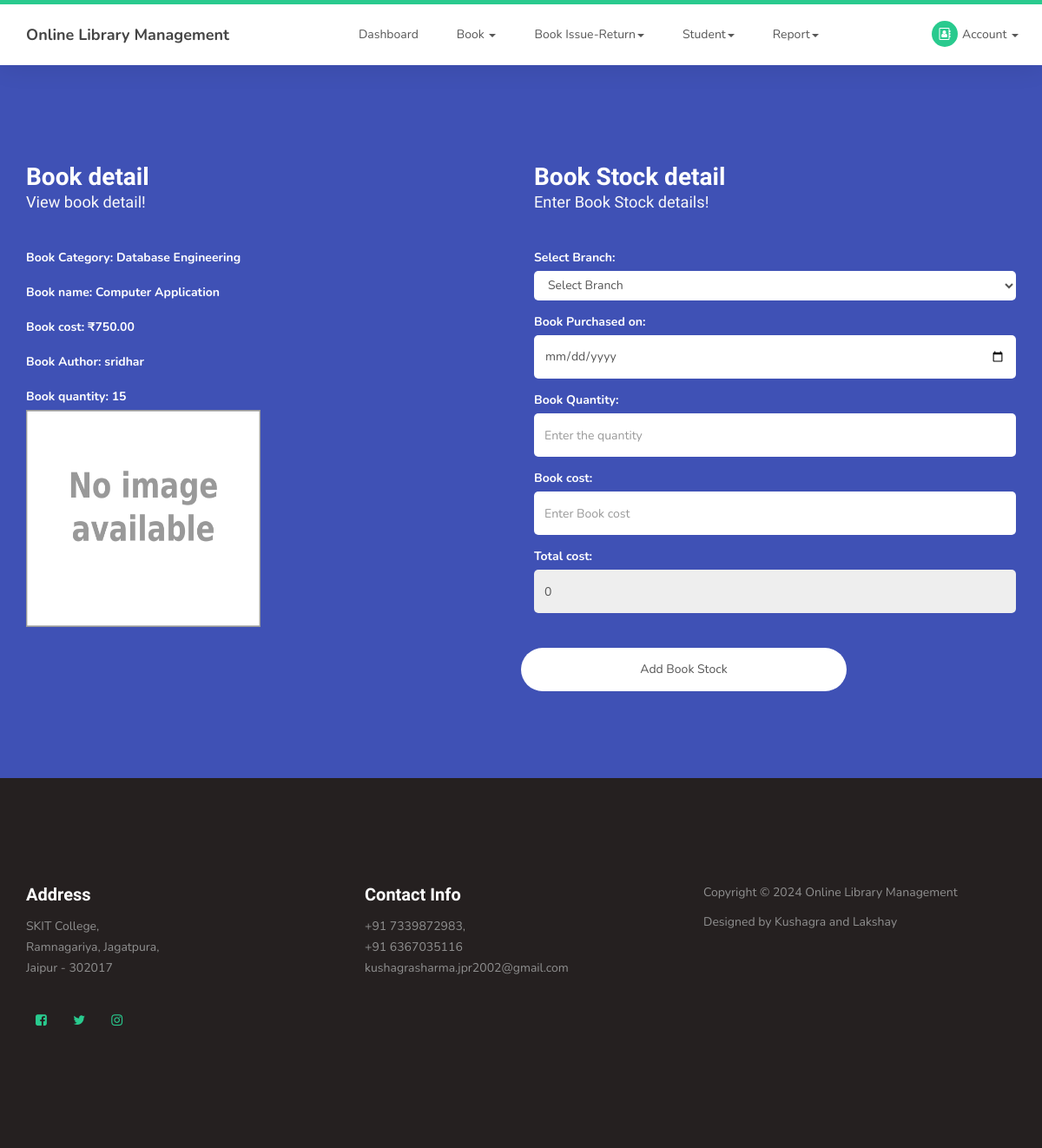
The page /bookstock.php?bookid=1 (signed in) on the database its author committed.
### tables this page shows
CREATE TABLE `book` (
  `bookid` int(10) NOT NULL,
  `bookcategoryid` int(10) NOT NULL,
  `bookname` varchar(50) NOT NULL,
  `bookdescription` text NOT NULL,
  `bookimg` varchar(100) NOT NULL,
  `bookcost` float(10,2) NOT NULL,
  `author` varchar(25) NOT NULL,
  `status` varchar(10) NOT NULL
);

CREATE TABLE `bookcategory` (
  `bookcategoryid` int(10) NOT NULL,
  `bookcategory` varchar(50) NOT NULL,
  `bookdescription` text NOT NULL,
  `status` varchar(10) NOT NULL
);

### bookstock.php (the view, shortened to what this page needs)
<?php
include("header.php");
if(isset($_REQUEST['bookid']))
{
	$sqlbook= "SELECT book.*,bookcategory.bookcategory FROM book LEFT JOIN bookcategory ON book.bookcategoryid=bookcategory.bookcategoryid WHERE book.bookid='$_REQUEST[bookid]'";
	$qsqlbook = mysqli_query($con,$sqlbook);
	$rsbook = mysqli_fetch_array($qsqlbook);
		if($rsbook['bookimg'] == "")
		{
			$imgname = "images/noimage.png";
		}
		else if(file_exists("imgbook/".$rsbook['bookimg']))
		{
			$imgname = "imgbook/".$rsbook['bookimg'];
		}
		else
		{
			$imgname = "images/noimage.png";
		}
	$sqlbook_stock= "SELECT ifnull(sum(qty),0) FROM book_stock WHERE bookid='$rsbook[0]' AND status='Active'";
	$qsqlbook_stock = mysqli_query($con,$sqlbook_stock);
	$rsbook_stock = mysqli_fetch_array($qsqlbook_stock);
}
?>
     <section id="contact">
          <div class="container">
               <div class="row">
<form id="contact-form" role="form" action="" method="post"enctype="multipart/form-data" onsubmit="return validatedata()" name="frmform">
	<div class="col-md-6 col-sm-12">
			  <div class="section-title">
				   <h2>Book detail <small>View book detail!</small></h2>
			  </div>
			  <div class="col-md-12 col-sm-12">
				<label>Book Category: <?php echo $rsbook['bookcategory']; ?></label>
					<br>
				<label>Book name: <?php echo $rsbook['bookname']; ?></label>
					<br>
				<label>Book cost: ₹<?php echo $rsbook['bookcost']; ?></label>
					<br>
				<label>Book Author: <?php echo $rsbook['author']; ?></label>
					<br>
				<label>Book quantity: <?php echo $rsbook_stock[0]; ?></label>
<br>
			<img id="blah"  src="<?php echo $imgname; ?>" style="height:250px;width: 50%;">
			  </div>
	</div>
	<div class="col-md-6 col-sm-12">
			  <div class="section-title">
				   <h2>Book Stock detail<small>Enter Book Stock details!</small></h2>
			  </div>
				<label> Select Branch:</label>
			  				<select name="branchid"  class="form-control">
					<option value="">Select Branch</option>
				</select>
				<label> Book Purchased  on:</label>
				<input type="date" class="form-control" placeholder="Enter the purchase date" name="purchasedate" value="<?php echo $rsedit['purchasedate']; ?>" max="<?php echo date("Y-m-d"); ?>">
				<label>Book Quantity:</label>
				<input type="number" class="form-control" placeholder="Enter the quantity" name="qty"  id="qty"  value="<?php echo $rsedit['qty']; ?>" onkeyup="calculatetotalcost()" onchange="calculatetotalcost()">
				<label>Book cost:</label>
				<input type="text" class="form-control" placeholder="Enter Book cost" name="cost" id="cost"  value="<?php echo $rsedit['cost']; ?>" onkeyup="calculatetotalcost()" onchange="calculatetotalcost()">
				<label>Total cost:</label>
				<input type="text" class="form-control" placeholder="Enter Book cost" name="tcost" id="tcost" value="<?php echo $rsedit['cost'] *  $rsedit['qty']; ?>"  readonly>
			  </div>
			  <div class="col-md-4 col-sm-12">
			  <Br></br>
				   <input type="submit" class="form-control" name="submit" value="Add Book Stock">
			  </div>
	</div>
               </div>
     </section>
<?php
include("footer.php");
?>

### css/templatemo-style.css (style rules this page uses)
body { background: #ffffff; font-family: 'Nunito', sans-serif; overflow-x: hidden; padding-top: 70px; }
h1,h2,h3,h4,h5,h6 { font-family: 'Muli', sans-serif; font-weight: bold; line-height: inherit; }
h2 { color: #353535; font-size: 2em; padding-bottom: 10px; }
html { -webkit-font-smoothing: antialiased; }
a, input, button, .form-control { -webkit-transition: 0.5s; transition: 0.5s; }
.section-title { padding-bottom: 40px; }
.section-title h2 { margin: 0; }
.section-title small { display: block; }
section { position: relative; padding: 100px 0; }
#contact { background: #3f51b5; }
#contact h2 { color: #ffffff; }
#contact .section-title { padding-bottom: 20px; }
#contact h2 > small, #contact p, #contact a { color: #f9f9f9; }
#contact-form { padding: 1em 0; }
#contact-form .col-md-12, #contact-form .col-md-4 { padding-left: 0; }
#contact-form .form-control { border: 0; border-radius: 5px; box-shadow: none; }
#contact-form input { height: 50px; }
#contact-form label { color: #ffffff; padding-top: 15px; }
#contact-form input[type='submit'] { border-radius: 50px; border: 1px solid transparent; }

### rows shown on the page
book: bookcategoryid.bookcategory "Database Engineering", bookname "Computer Application", bookcost "750.00", author "sridhar"

### other values the page prints
$rsbook_stock[0] "15"
